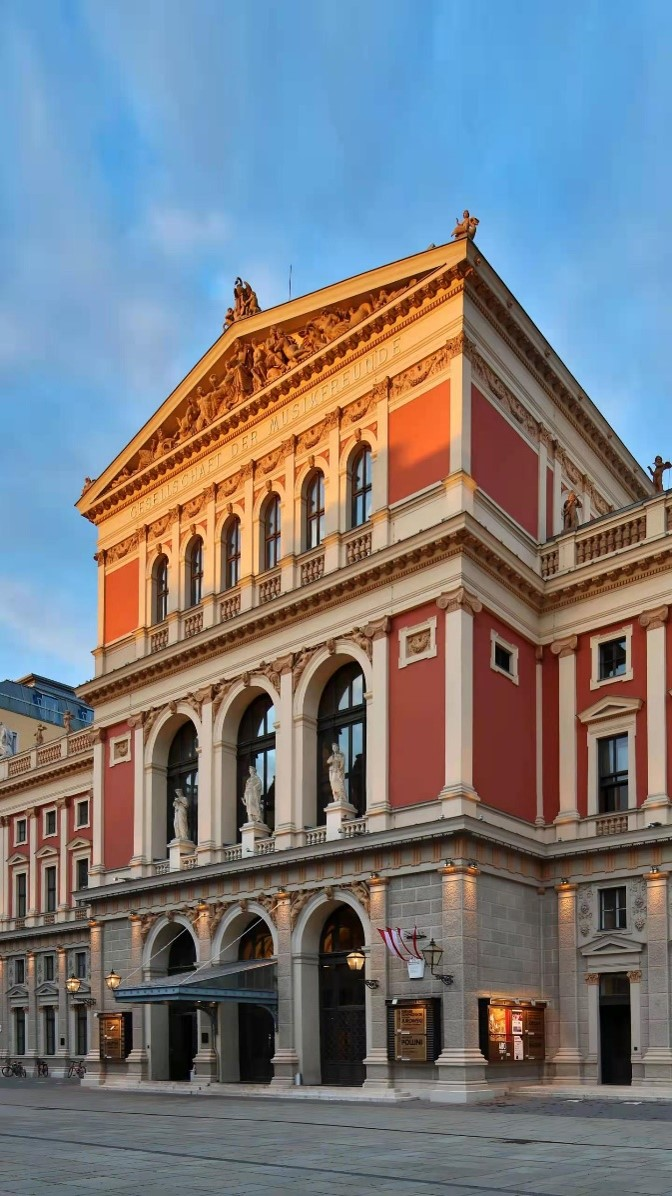
//> input picture src.jpg, 672 x 1196 px
$ ./对角线找消影   (built with g++ and OpenCV 4)
//> lines starting //> are read from the running program, lines starting //| are printed output that depends on the picture; after the words box and inside, x2 and y2 are one past the last pixel; in counts of white or black regions, pixels touching at a corner belong together
#include <time.h>
#include <numeric>
#include <fstream>
#include <iostream>
#include <vector>
#include <Eigen/Dense>
#include <opencv2/opencv.hpp>
#include <opencv2/core/core.hpp>
#include "opencv2/imgproc/imgproc.hpp"
#include <opencv2/highgui/highgui.hpp>

class myLine
{
public:
	myLine(float aa, float bb, float cc):a(aa), b(bb), c(cc)
	{
		if (aa == 0 && bb == 0)
		{
			printf("line is wrong \n");
		}

	}
	myLine(cv::Point p1, cv::Point p2)
	{
		if (p1.x != 0 && p2.x != 0)
		{
			float y1 = 1.0 * p1.y / p1.x;
			float y2 = 1.0 * p2.y / p2.x;
			float c1 = 1.0 / p1.x;
			float c2 = 1.0 / p2.x;
			b = (-(c2 - c1)) / (y2 - y1);
			a = (-1 - b * p1.y) / p1.x;
			c = 1;
		}
		else
		{
			printf("x of point can not be zero \n");
		}
	}
	myLine()
	{
		a = 0;
		b = 0;
		c = 0;
	}
	~myLine()
	{
	}

	int getX(int y) const
	{
		int x = 0;
		if (a != 0)
		{
			x = static_cast<int>((0 - c - b * y) / a);
		}
		else
		{
			printf("x can be any value \n");
		}
		return x;
	}
	int getY(int x) const
	{
		int y;
		if (b != 0)
		{
			y = static_cast<int>((0 - c - a * x) / b);
		}
		else
		{
			printf("y can be any value \n");
		}
		return y;
	}
	void printABC()
	{
		printf("a=%f,b=%f,c=%f\n", a, b, c);
	}

	friend cv::Point getCrossPoint(myLine lineOne, myLine lineTwo)
	{
		cv::Point cross;
		if (lineOne.a != 0 && lineOne.b != 0 && lineTwo.a != 0 && lineTwo.b != 0)//正常情况
		{
			float b1 = lineOne.b / lineOne.a;
			float c1 = lineOne.c / lineOne.a;

			float b2 = lineTwo.b / lineTwo.a;
			float c2 = lineTwo.c / lineTwo.a;

			cross.y = static_cast<int>(-(c2 - c1) / (b2 - b1));
			cross.x = lineOne.getX(cross.y);
		}
		//特殊处理水平线
		if (lineOne.a == 0 &&lineTwo.a != 0)
		{
			cross.y = lineOne.getY(0);
			cross.x = lineTwo.getX(cross.y);
		}
		else if (lineOne.a != 0 && lineTwo.a == 0)
		{
			cross.y = lineTwo.getY(0);
			cross.x = lineOne.getX(cross.y);
		}

		//特殊处理竖直线
		if (lineOne.b == 0 && lineTwo.b != 0)
		{
			cross.x = lineOne.getX(0);
			cross.y = lineTwo.getY(cross.x);
		}
		else if (lineOne.b != 0 && lineTwo.b == 0)
		{
			cross.x = lineTwo.getX(0);
			cross.y = lineOne.getY(cross.x);
		}

		return cross;

	}

	float a, b, c;
};
void printMat(cv::Mat A)
{
	using namespace std;
	for (int i = 0; i < A.rows; i++)
	{
		for (int j = 0; j < A.cols; j++)
		{
			cout << A.at<double>(i, j) << ' ';
		}
		cout << endl;
	}
	cout << endl;
}


int main()
{
	cv::Mat src, gray;
	src = cv::imread("src.jpg");
//> src is the input picture: 1196 rows x 672 cols, CV_8UC3; mean B, G, R 127.8, 123.3, 121.4
	if (src.channels() != 1)
		cv::cvtColor(src, gray, CV_BGR2GRAY);
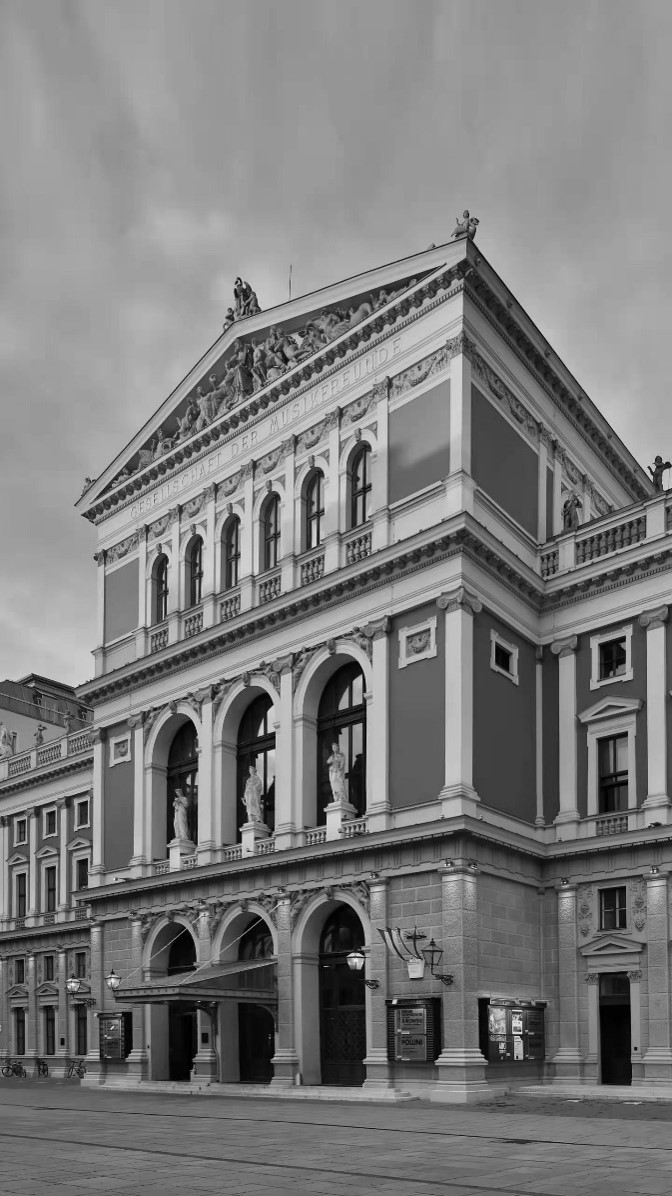
//> gray: 1196 rows x 672 cols, CV_8UC1; min 0, max 243, mean 123.3
	else
		gray = src.clone();

	//cv::GaussianBlur(gray, gray, cv::Size(3, 3), cv::BORDER_DEFAULT);
	cv::namedWindow("gray", 0);
	cv::imshow("gray", gray);
	// [10 lines of commented-out code are left out]
	const cv::Point wallLineOneRight = cv::Point(463, 291);
	const cv::Point wallLineOneLeft = cv::Point(97, 526);
	const cv::Point wallLineTwoRight = cv::Point(461, 552);
	const cv::Point wallLineTwoLeft = cv::Point(91, 707);

	//由两点确定直线
	myLine wallLineOne(wallLineOneLeft, wallLineOneRight);
	myLine wallLineTwo(wallLineTwoLeft, wallLineTwoRight);
	wallLineOne.printABC();
	wallLineTwo.printABC();
	//消影点
	const cv::Point crossPointAboutGrand = getCrossPoint(wallLineOne, wallLineTwo);
	printf("crossPointAboutGrand.x = %d, crossPointAboutGrand.y = %d \n", crossPointAboutGrand.x, crossPointAboutGrand.y);
	//画出选取的两条平行线
	cv::Mat showMat = gray.clone();
	cv::line(showMat, cv::Point(showMat.cols - 1, wallLineOne.getY(showMat.cols - 1)), cv::Point(0, wallLineOne.getY(0)), 255, 4, cv::LINE_AA);
	cv::line(showMat, cv::Point(showMat.cols - 1, wallLineTwo.getY(showMat.cols - 1)), cv::Point(0, wallLineTwo.getY(0)), 255, 4, cv::LINE_AA);
	cv::namedWindow("showMat", 0);
	cv::imshow("showMat", showMat);
	cv::imwrite("showMat0.jpg", showMat);
	//cv::waitKey(0);

	//墙面两条直线的取点
	const cv::Point wallDiagonalLineOneRight = cv::Point(463, 291);
	const cv::Point wallDiagonalLineOneLeft = cv::Point(91, 707);
	const cv::Point wallDiagonalLineTwoRight = cv::Point(461, 552);
	const cv::Point wallDiagonalLineTwoLeft = cv::Point(89, 884);//使用（89，884）时看起来比较正常。取点取为（89，902）
	//由两点确定直线
	myLine wallDiagonalLineOne(wallDiagonalLineOneLeft, wallDiagonalLineOneRight);
	myLine wallDiagonalLineTwo(wallDiagonalLineTwoLeft, wallDiagonalLineTwoRight);
	//消影点
	const cv::Point crossPointAboutWall = getCrossPoint(wallDiagonalLineOne, wallDiagonalLineTwo);
	printf("crossPointAboutWall.x = %d, crossPointAboutWall.y = %d \n", crossPointAboutWall.x, crossPointAboutWall.y);
	//画出选取的两条平行线
	cv::line(showMat, cv::Point(showMat.cols - 1, wallDiagonalLineOne.getY(showMat.cols - 1)), cv::Point(0, wallDiagonalLineOne.getY(0)), 255, 4, cv::LINE_AA);
	cv::line(showMat, cv::Point(showMat.cols - 1, wallDiagonalLineTwo.getY(showMat.cols - 1)), cv::Point(0, wallDiagonalLineTwo.getY(0)), 255, 4, cv::LINE_AA);
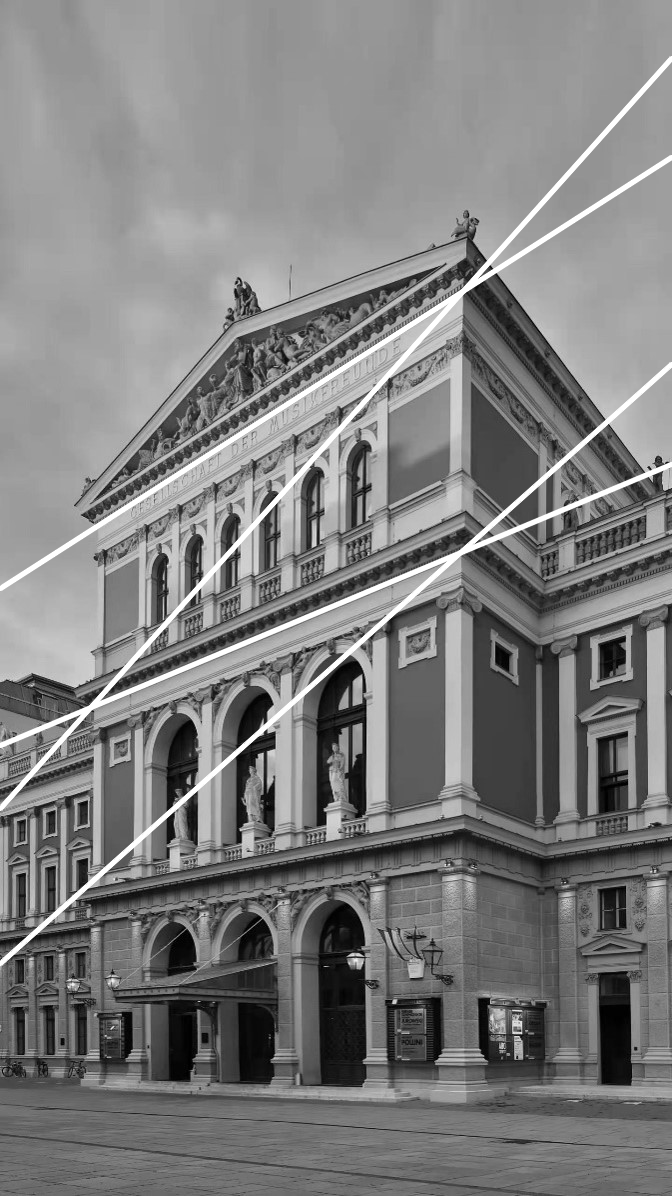
//> showMat: 1196 rows x 672 cols, CV_8UC1; min 0, max 255, mean 126.2
	cv::imshow("showMat", showMat);
	cv::imwrite("showMat1.jpg", showMat);
	//由两点确定消影线
	myLine fadingLine(crossPointAboutGrand, crossPointAboutWall);
	fadingLine.printABC();
	//画出消影线
	cv::line(showMat, crossPointAboutGrand, crossPointAboutWall, 255, 4, cv::LINE_AA);
	cv::imshow("showMat", showMat);
	cv::imwrite("showMat2.jpg", showMat);
	// [32 lines of commented-out code are left out]
	cv::Mat wrapSrc = gray.clone();
	cv::Mat wrapDst = cv::Mat::zeros(gray.rows, gray.cols, gray.type());
	cv::Point2f srcTri[4], dstTri[4];
	srcTri[0] = cv::Point2f(75, 695);
	srcTri[1] = cv::Point2f(75, 897);
	srcTri[2] = cv::Point2f(462, 524);
	srcTri[3] = cv::Point2f(462, 824);
	int length = sqrt((462 - 75) * (462 - 75) + (524 - 695) * (524 - 695));

	dstTri[0] = cv::Point2f(wrapDst.cols / 2 - (gray.cols / 2 - 75), 695);
	dstTri[1] = cv::Point2f(wrapDst.cols / 2 - (gray.cols / 2 - 75), 897);
	dstTri[2] = cv::Point2f(dstTri[0].x + length, 695);
	dstTri[3] = cv::Point2f(dstTri[0].x + length, 897);
	cv::Mat warpmatrix = cv::getPerspectiveTransform(srcTri, dstTri);
	printMat(warpmatrix);
	double temp[3][3] = { 1,0,0,0,1,0,fadingLine.a, fadingLine.b, fadingLine.c };
	cv::Mat warp_mat(3, 3, CV_64F,temp);
	warp_mat = warp_mat;
	printMat(warp_mat);
	warp_mat.convertTo(warp_mat, warpmatrix.type(), 1.0);
	cv::warpPerspective(wrapSrc, wrapDst, warp_mat, wrapDst.size(), cv::INTER_LINEAR);//投射变换
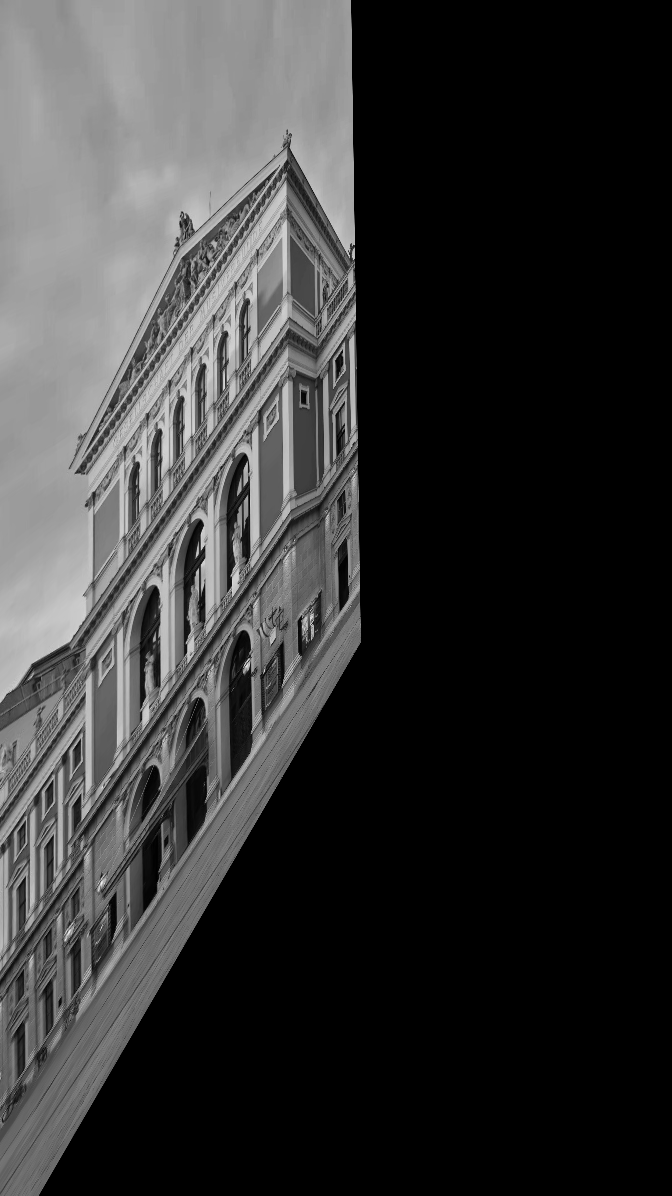
//> wrapDst: 1196 rows x 672 cols, CV_8UC1; min 0, max 241, mean 53.1

	cv::namedWindow("wrapDst", 0);
	cv::imshow("wrapDst", wrapDst);
	cv::imwrite("wrapDst.jpg", wrapDst);
	//cv::imwrite("wrapDstGood.jpg", wrapDst);

	/********************************************度量矫正***************************************************/
	cv::Mat wrapDstShow = wrapDst.clone();
	std::vector<std::pair<myLine, myLine>> VerticalLine(3);
	std::vector<std::pair<std::pair<cv::Point, cv::Point>, std::pair<cv::Point, cv::Point>>> VerticalLinePoint(3);

	//取3*2*2个点
	VerticalLinePoint[0].first.first = cv::Point(282, 245);
	VerticalLinePoint[0].first.second = cv::Point(282, 279);
	VerticalLinePoint[0].second.first = cv::Point(277, 244);
	VerticalLinePoint[0].second.second = cv::Point(261, 267);

	VerticalLinePoint[1].first.first = cv::Point(91, 692);
	VerticalLinePoint[1].first.second = cv::Point(91, 768);
	VerticalLinePoint[1].second.first = cv::Point(111, 765);
	VerticalLinePoint[1].second.second = cv::Point(95, 787);

	// [4 lines of commented-out code are left out]
	VerticalLinePoint[2].first.first = cv::Point(278, 393);
	VerticalLinePoint[2].first.second = cv::Point(263, 440);
	VerticalLinePoint[2].second.first = cv::Point(263, 414);
	VerticalLinePoint[2].second.second = cv::Point(278, 418);
	for (int i = 1; i < 3; i++)
	{
		VerticalLine[i].first = myLine(VerticalLinePoint[i].first.first, VerticalLinePoint[i].first.second);
		VerticalLine[i].first.printABC();
		VerticalLine[i].second = myLine(VerticalLinePoint[i].second.first, VerticalLinePoint[i].second.second);
		VerticalLine[i].second.printABC();

		cv::line(wrapDstShow, VerticalLinePoint[i].first.first, VerticalLinePoint[i].first.second, 255, 2, cv::LINE_AA);
		cv::line(wrapDstShow, VerticalLinePoint[i].second.first, VerticalLinePoint[i].second.second, 255, 2, cv::LINE_AA);
	}
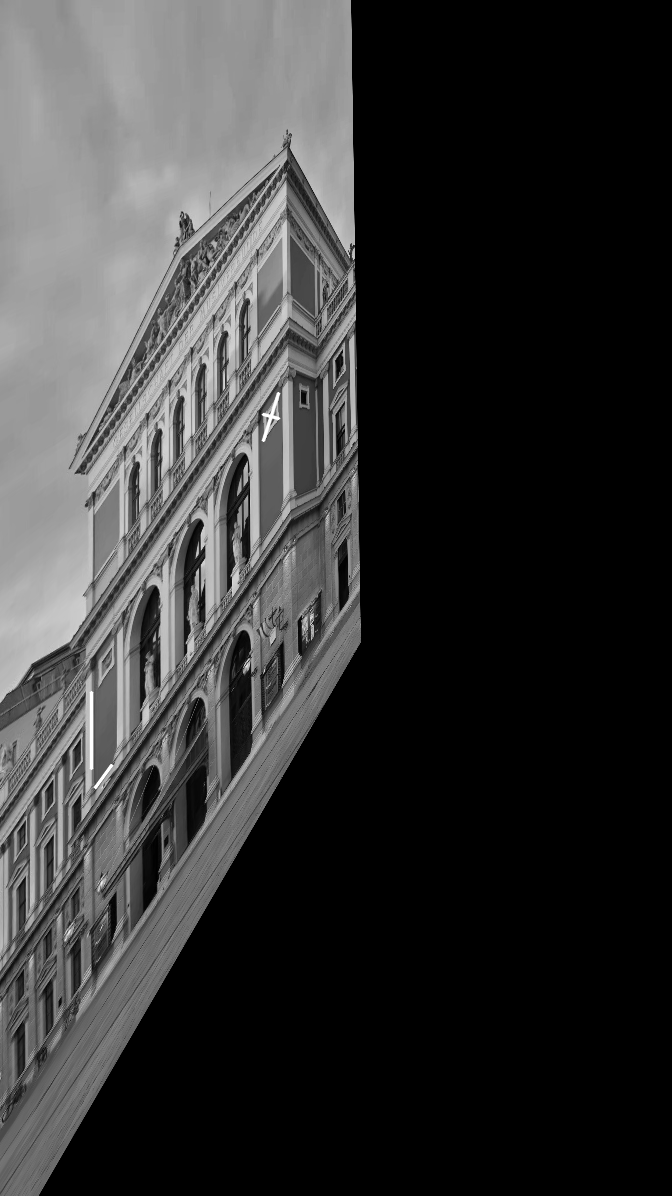
//> wrapDstShow: 1196 rows x 672 cols, CV_8UC1; 0.11% of pixels changed, all inside (x1, y1, x2, y2) = (89, 392, 281, 790)
	cv::namedWindow("wrapDstShow", 0);
	cv::imshow("wrapDstShow", wrapDstShow);
	cv::imwrite("wrapDstShow.jpg", wrapDstShow);
	//展开成行向量
	std::vector<std::vector<float>> VerticalLineForMatrix(3, std::vector<float>(3));
	for (int i = 0; i < 3; i++)
	{
		VerticalLineForMatrix[i][0] = VerticalLine[i].first.a * VerticalLine[i].second.a;
		VerticalLineForMatrix[i][1] = VerticalLine[i].first.a * VerticalLine[i].second.b + VerticalLine[i].first.b * VerticalLine[i].second.a;
		VerticalLineForMatrix[i][2] = VerticalLine[i].first.b * VerticalLine[i].second.b;

		printf("%f  %f   %f \n", VerticalLineForMatrix[i][0], VerticalLineForMatrix[i][1], VerticalLineForMatrix[i][2]);
	}

	Eigen::Matrix<double, 3, 3> C;
	C << VerticalLineForMatrix[1][0], VerticalLineForMatrix[1][1], VerticalLineForMatrix[1][2],
		VerticalLineForMatrix[2][0], VerticalLineForMatrix[2][1], VerticalLineForMatrix[2][2],
		0, 0, 0;
	C.eigenvalues();
	Eigen::EigenSolver<Eigen::Matrix3d> eig(C);
	std::cout << eig.eigenvectors() << std::endl;
	auto vec = eig.eigenvectors();
	std::vector<double> s(3);
	s[0] = vec(6).real();
	s[1] = vec(7).real();
	s[2] = vec(8).real();
	// [5 lines of commented-out code are left out]

	Eigen::Matrix3f S;
	S << s[0], s[1], 0,
		 s[1], s[2], 0,
		 0, 0, 0;
	std::cout << "S:" << S << std::endl;
	Eigen::JacobiSVD<Eigen::MatrixXf> svd(S, Eigen::ComputeThinU | Eigen::ComputeThinV);
	Eigen::Matrix3f V = svd.matrixV(), U = svd.matrixU();
	Eigen::Matrix3f  SofSVD = U.inverse() * S * V.transpose().inverse();
	std::cout << "s of svd:" << SofSVD << std::endl;
	//double Htemp[3][3] = { V(0,0),V(0,1),V(0,2),
	//					   V(1,0),V(1,1),V(1,2),
	//					   V(2,0),V(2,1),V(2,2)};
	double Htemp[3][3] = { 2.2518,0,0,
						   1.8224,1.3254,0,
						  0,0,1};
	cv::Mat H(3, 3, CV_64F, Htemp);
	H.convertTo(H, warpmatrix.type(), 1.0);
	printMat(H);
	cv::Mat metricCorrection = cv::Mat::zeros(2*wrapDst.rows, 2*wrapDst.cols, wrapDst.type());
	cv::warpPerspective(wrapDst, metricCorrection, H, metricCorrection.size(), cv::INTER_LINEAR);//投射变换
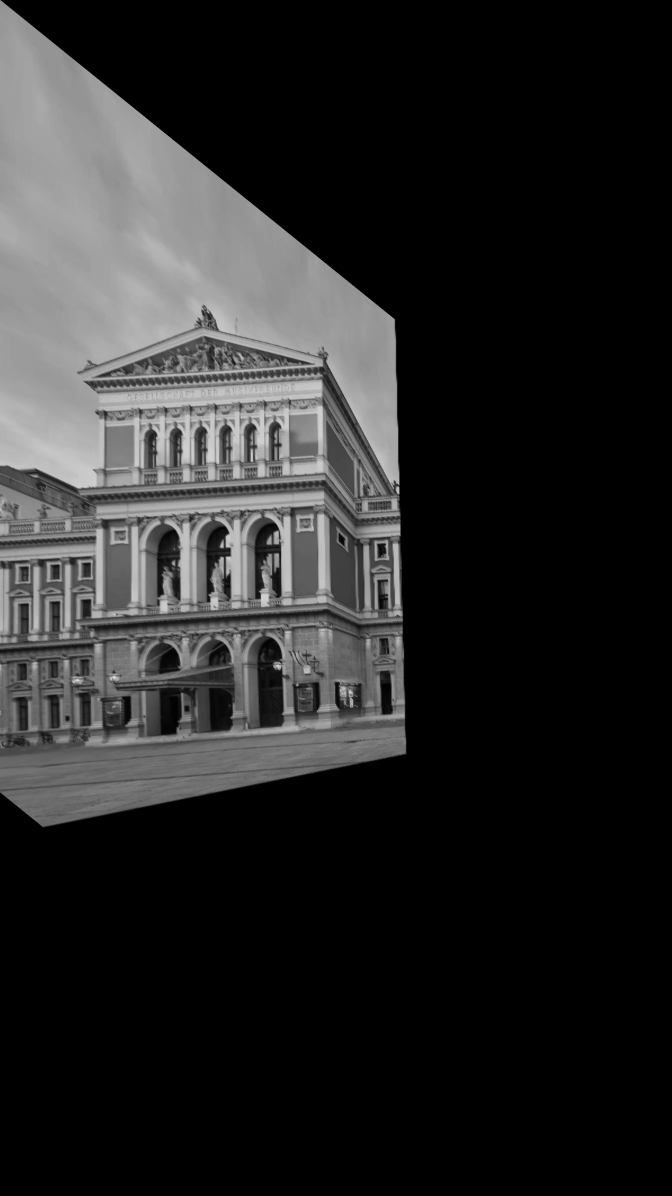
//> metricCorrection: 2392 rows x 1344 cols, CV_8UC1 (shown at 1/2 size); min 0, max 231, mean 39.6
	cv::namedWindow("metricCorrection", 0);
	cv::imshow("metricCorrection", metricCorrection);
	cv::imwrite("metricCorrection.jpg", metricCorrection);
	// [22 lines of commented-out code are left out]


	cv::waitKey(0);
	return 0;
}
